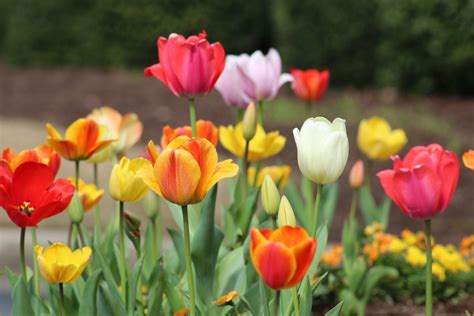
#> input picture images/tulip.jpeg, 474 x 316 px
$ python basic.py
#> lines starting #> are read from the running program, lines starting #| are printed output that depends on the picture
import  matplotlib.pyplot as  plt
import cv2 as cv
import numpy as np
import os

def load_image (mode=0):
#> called with mode = 0
    dirs = os.getcwd().split(os.sep)
    dirs.pop()
    path = os.sep.join(dirs)+os.sep+'images/tulip.jpeg'

    print(path)
    img = cv.imread(path,mode)
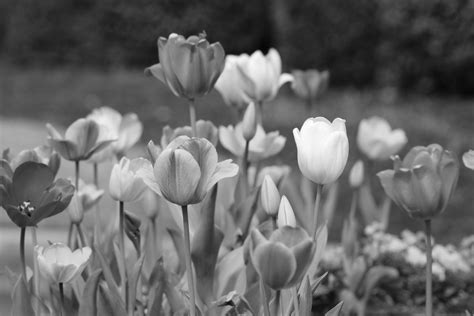
#> img: shape (316, 474); min 3, max 255, mean 104.5
    if img is None:
        print("failed to load image")
        exit(1)
    return img

gray_img = load_image()
bgr_img = load_image(mode=1)
#> in load_image, img is the input picture: shape (316, 474, 3); mean B, G, R 64.8, 102.3, 124
rgb_img = cv.cvtColor(bgr_img,cv.COLOR_BGR2RGB)

hist = cv.calcHist([gray_img],[0],None,[256],[0,256])
#> hist = 256 values, max 1544 at index 84, min 0 at index 0, mean 585.1

resize_img = cv.resize(rgb_img,(128,128))
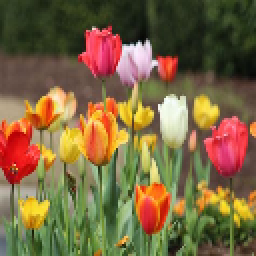
#> resize_img: shape (128, 128, 3) (shown 2 times larger); mean R, G, B 123.9, 102.2, 64.7
canny_img = cv.Canny(gray_img,threshold1=50,threshold2=200)
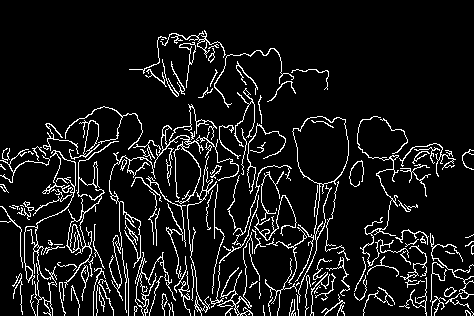
#> canny_img: shape (316, 474); 9% white in thin lines or dots
plt.figure(figsize=(10,5))

plt.subplot(2,3,1)
plt.imshow(gray_img,cmap='gray')
plt.axis('off')

plt.subplot(2,3,2)
plt.imshow(rgb_img)
plt.axis('off')

plt.subplot(2,3,3)
plt.imshow(resize_img)
plt.title("Resize Image")
plt.axis('off')


plt.subplot(2,3,4)
plt.imshow(canny_img,cmap='gray')
plt.title("Canny Image")
plt.axis('off')

plt.subplot(2,3,5)
plt.hist(gray_img.ravel(),bins=256,range=[0,256])
plt.xlim([0,256])
plt.xlabel("Pixel Intensity")
plt.ylabel("Frequency")

plt.subplot(2,3,6)
plt.plot(hist)
plt.xlim([0,256])


plt.show()
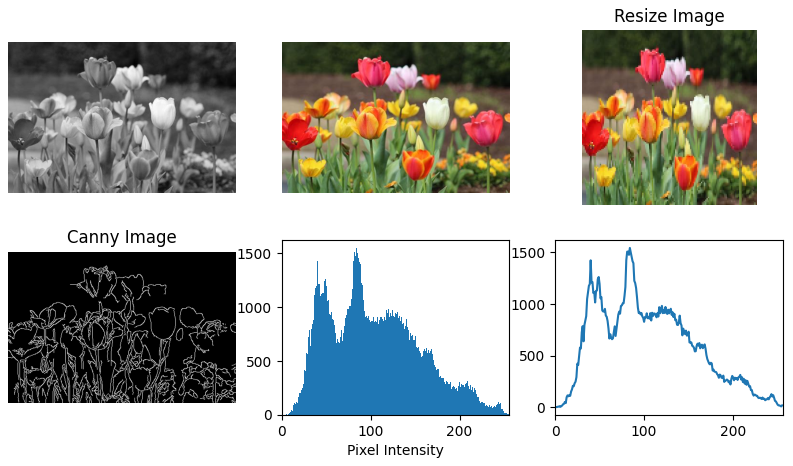
#> figure drawn by matplotlib, 6 panels; panel 5: tallest bar 1544 high, from x = 84 to 85; panel 6: curve peaks at x = 84, y = 1544

$ run again, with images/einstein.jpeg copied over images/tulip.jpeg
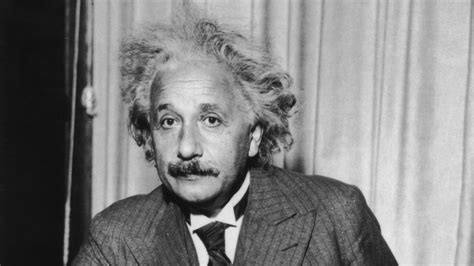
#> input picture images/einstein.jpeg, 474 x 266 px
#> in load_image, img is the input picture: shape (266, 474); min 7, max 240, mean 129.5
#> hist = 256 values, max 5410 at index 19, min 0 at index 0, mean 492.5
#> `resize_img = cv.resize(rgb_img,(128,128))`:
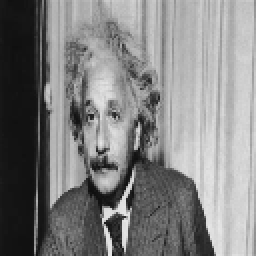
#> resize_img: shape (128, 128, 3) (shown 2 times larger); min 15, max 234, mean 129.3
#> `canny_img = cv.Canny(gray_img,threshold1=50,threshold2=200)`:
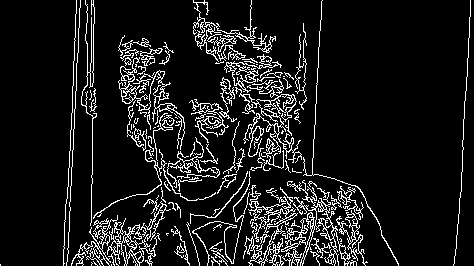
#> canny_img: shape (266, 474); 10.1% white in thin lines or dots

$ run again, with images/flower.jpeg copied over images/tulip.jpeg
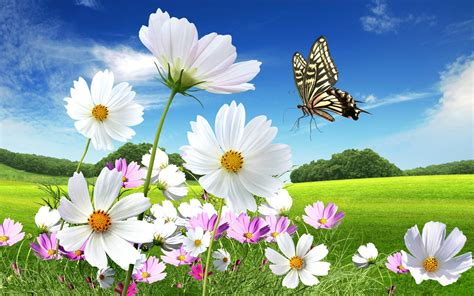
#> input picture images/flower.jpeg, 474 x 296 px
#> in load_image, `img = cv.imread(path,mode)`:
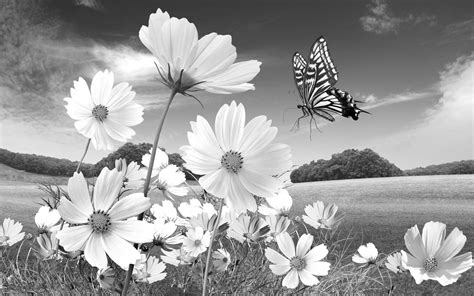
#> img: shape (296, 474); min 0, max 255, mean 155.4
#> in load_image, img is the input picture: shape (296, 474, 3); mean B, G, R 159.4, 164, 136.7
#> hist = 256 values, max 3369 at index 255, min 5 at index 2, mean 548.1
#> `canny_img = cv.Canny(gray_img,threshold1=50,threshold2=200)`:
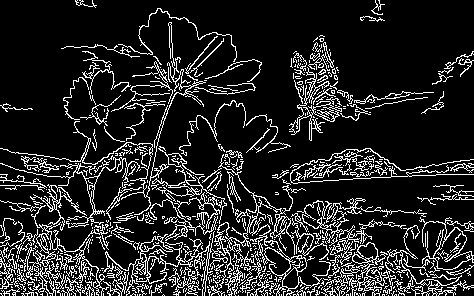
#> canny_img: shape (296, 474); 14.7% white in thin lines or dots
